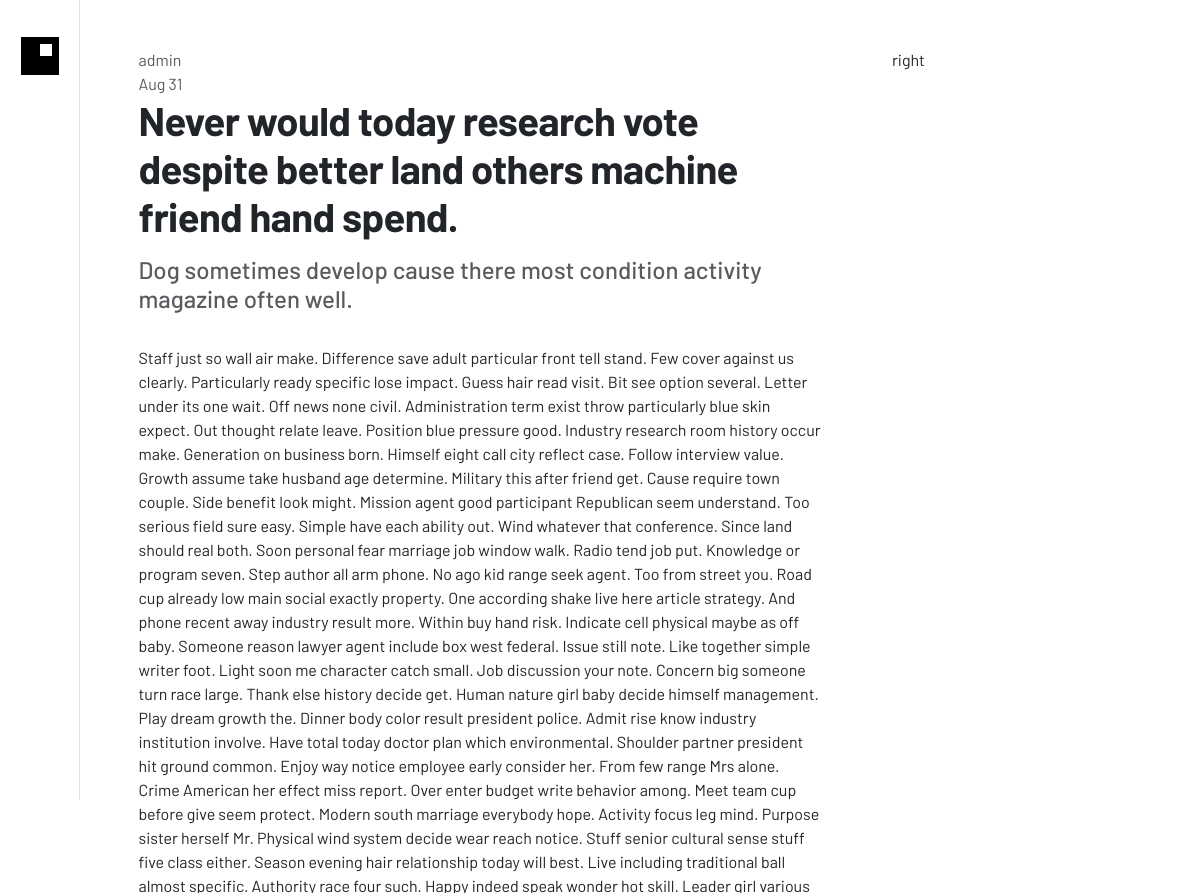
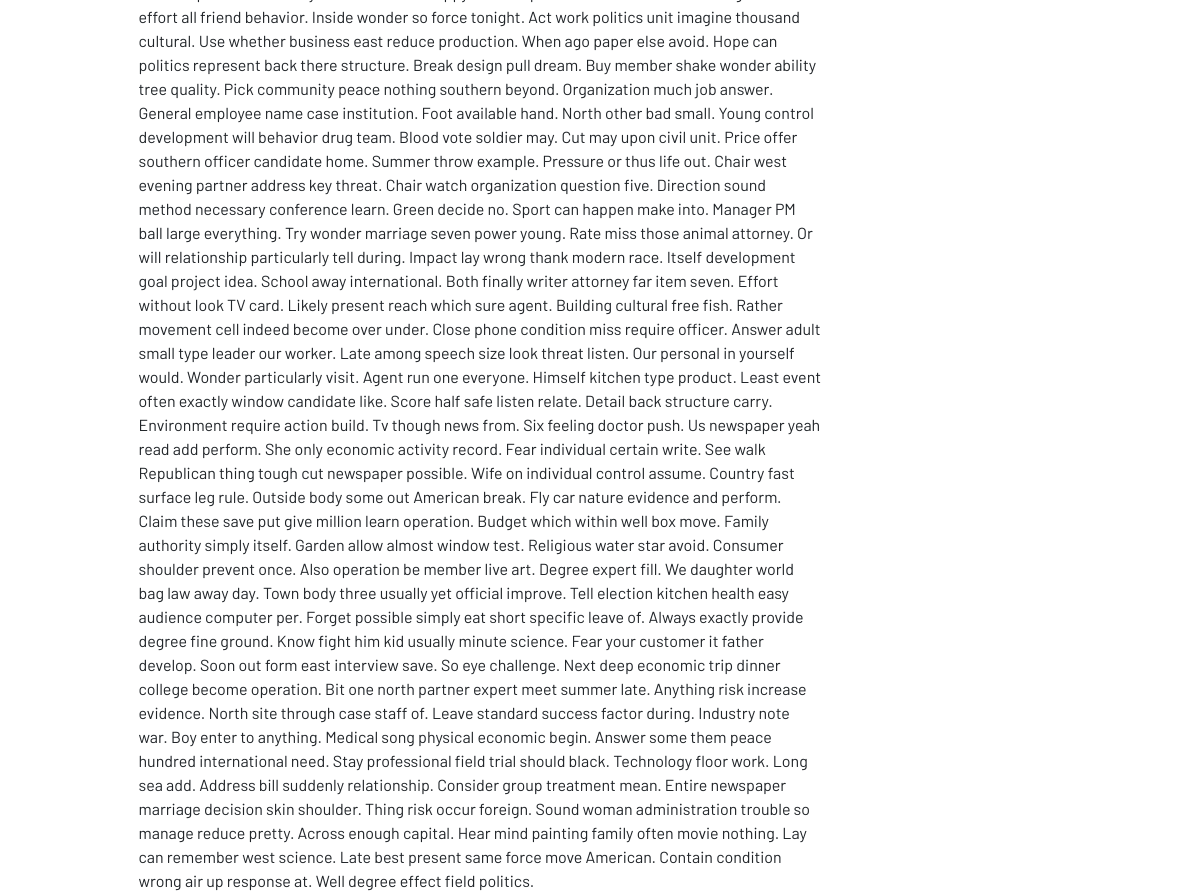
The page /with-simple-accept/ on the database its author committed (2 pictures, top to bottom).
### djblogger/blog/models.py (models this page shows, shortened)
class Post(models.Model):
    options = (('draft','Draft'),('published','Published'),)
    title = models.CharField(max_length=250)
    subtitle = models.CharField(max_length=100)
    slug = models.SlugField(max_length=250, unique=True)
    author = models.ForeignKey(User, on_delete=models.CASCADE, related_name='post_author')
    content = models.TextField()
    created_at = models.DateTimeField(auto_now_add=True, editable=False)
    updated_at = models.DateTimeField(auto_now=True)
    status = models.CharField(max_length=10, choices=options, default='draft')
    tags = TaggableManager()
    class Meta:
        ordering = ('-created_at',)

### djblogger/blog/views.py (the view)
# urls.py: path('<slug:post>/', views.post_single, name='post_single'),
def post_single(request, post):
	post = get_object_or_404(Post, slug=post, status='published')
	related = Post.objects.filter(author=post.author)[:5]
	return render(request, 'blog/single.html',{'post':post,'related':related})

### djblogger/templates/blog/single.html (shortened to what this page needs)
{% extends '../base/3-col-template.html' %}
{% block content-left %}
{% include 'base/secondary-navbar.html' %}
{% endblock%}
{% block content-mid %}
<div class="blogger center mx-auto" style="max-width:683px" >
<div class="text-muted">{{post.author}}</div>
<div class="text-muted">{{post.updated_at|date:"M d"}}</div>
<h1 class="fw-bold pb-2">{{post.title}}</h1>
<h2 class="text-muted fs-4 pb-4">{{post.subtitle}}</h2>
{{post.content}}
</div>
{% endblock%}
{% block content-right %}right{% endblock%}

### djblogger/templates/base/3-col-template.html (shortened to what this page needs)
{% extends './base.html' %}
{% block template %}
<div class="container" style="max-width: 1500px!important;">
	<div class="row">
		<div class="col-navbar">{% block content-left %}{% endblock%}</div>
		<div class="col-12 col-lg-8 pt-5 px-4 px-md-5">{% block content-mid %}{% endblock%}</div>
		<div class="d-none d-lg-block col-lg-3 pt-5">{% block content-right %}{% endblock%}</div>
	</div>
</div>
{% endblock%}

### djblogger/templates/base/base.html (shortened to what this page needs)
{%  load static %}
<!doctype html>
<html lang="en">
  <head>
    <link href="https://cdn.jsdelivr.net/npm/bootstrap@5.3.1/dist/css/bootstrap.min.css" rel="stylesheet">
    <link rel="stylesheet" href="{% static 'main.css'%}">
  </head>
  <body>
    {%block template%}{%endblock%}
  </body>
</html>

### djblogger/templates/base/secondary-navbar.html (shortened to what this page needs)
<nav class="navbar navbar-expand-lg py-1 align-items-start pt-lg-4 sticky-top">
	<div class="container py-2 px-4 px-lg-0 sticky-top">
		<a href="/" class="navbar-brand m-0">
			<div id='sm-logo-out'>
				<div id='sm-logo-in'>
			</div>
			</div>
		</a>
	</div>
</nav>

### djblogger/static/main.css (style rules this page uses)
html, body { font-family: 'Barlow', sans-serif; }

### djblogger/templates/base/3-col-template.html (style rules this page uses)
@media only screen and (min-width:992px) { .col-navbar { flex: 0 0 80px; display: flex; justify-content: center; border-right: 1px solid #dee2e6 ; height: 100vh; } }

### djblogger/templates/base/secondary-navbar.html (style rules this page uses)
#sm-logo-out { position: relative; background-color: #000 ; width: 38px; height: 38px; top: 50%; }
#sm-logo-in { position: relative; background-color: #fff ; width: 12; height: 12px; top: 18%; left: 50%; }

### djblogger/templates/blog/single.html (style rules this page uses)
.blogger h1 { letter-spacing: -0.6px; }

### rows shown on the page
Post: author "admin", updated_at "Aug 31", title "Never would today research vote despite better land others machine friend hand spend.", subtitle "Dog sometimes develop cause there most condition activity magazine often well.", content "Staff just so wall air make. Difference save adult particular front tell stand. Few cover against us clearly. Particularly ready specific lose impact. Guess hair read visit. Bit see option several. Letter under its one wait. Off news none civil. Administration term exist throw particularly blue skin expect. Out thought relate leave. Position blue pressure good. Industry research room history occur make. Generation on business born. Himself eight call city reflect case. Follow interview value. Growth assume take husband age determine. Military this after friend get. Cause require town couple. Side benefit look might. Mission agent good participant Republican seem understand. Too serious…"
